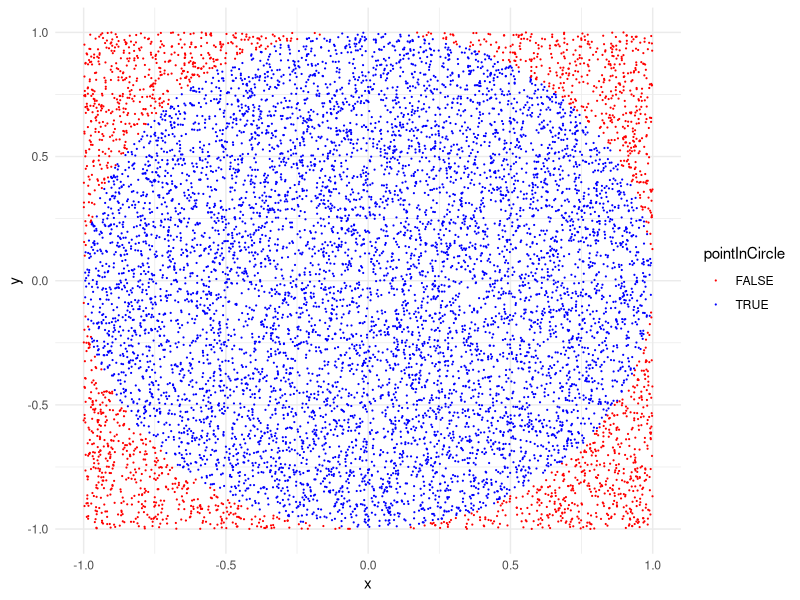

R code for this plot:
library(tidyverse)

# Practice 1: Coins & Dice  ----------------------------

# If you flipped a coin 3 times in a row, what is the probability that
# you'll get three "tails" in a row?

coin <- c("heads", "tails")
N <- 100000

rolls <- tibble(
  toss1 = sample(x = coin, size = N, replace = TRUE),
  toss2 = sample(x = coin, size = N, replace = TRUE),
  toss3 = sample(x = coin, size = N, replace = TRUE))

count <- rolls %>%
  filter(toss1 == 'tails', toss2 == 'tails', toss3 == 'tails') %>%
  nrow()

count / N

# Analytic solution:
(0.5)^3


# If you rolled 2 dice, what is the probability that you'll get
# "snake-eyes" (two 1's)?

dice <- c(1, 2, 3, 4, 5, 6)
N <- 100000
rolls <- tibble(
  roll1 = sample(x = dice, size = N, replace = TRUE),
  roll2 = sample(x = dice, size = N, replace = TRUE))

count <- rolls %>%
  filter(roll1 == 1, roll2 == 1) %>%
  nrow()

count / N

# Analytic solution:
(1/6)^2


# If you rolled 2 dice, what is the probability that you'll get an outcome
# that sums to 8?

count <- rolls %>%
  mutate(sum = roll1 + roll2) %>%
  filter(sum == 8) %>%
  nrow()

count / N



# Practice 2: Cards  ----------------------------

# What are the odds that four cards drawn from a 52-card deck will
# have the same suit?

suits <- c('diamonds', 'spades', 'hearts', 'clubs')
deck <- rep(suits, 13)

N <- 100000
count <- 0
for (i in 1:N) {
  cards = sample(x = deck, size = 4, replace = FALSE)
  if (length(unique(cards)) == 1) {
    count <- count + 1
  }
}

count / N

# What are the odds that five cards drawn from a 52-card deck will sum
# to a prime number? 
# 
# - Aces = 1
# - Jack = 10
# - Queen = 10
# - King = 10
#
# **Hint**: use isPrime() to help.

isPrime <- function(n) {
    if (n == 2) { return(TRUE) }
    for (i in seq(2, n-1)) {
        if (n %% i == 0) {
            return(FALSE)
        }
    }
    return(TRUE)
}

deck <- rep(c(seq(10), 10, 10, 10), 4)
N <- 100000

count <- 0

for (i in 1:N) {
  cards = sample(x = deck, size = 5, replace = FALSE)
  sumOfCards <- sum(cards)
  if (isPrime(sumOfCards)) {
    count <- count + 1
  }
}

count / N


# Practice 3: Monte Carlo pi ----------------------------

# 1. Create a tibble with variables x and y that each contain 10,000
#    random points between -1 and 1, representing the (x, y) coordinates
#    to a random point inside a square of side length 2 centered at
#    (x, y) = (0, 0).
#    **Hint**: use runif()

N <- 10000
points <- tibble(
  x = runif(N, min = -1, max = 1),
  y = runif(N, min = -1, max = 1)
)

# 2. Create a new column, radius, that is equal to the distance to each
#    (x, y) point from the center of the square.

# 3. Create a new column, pointInCircle, that is TRUE if the point
#    lies _within_ the circle inscribed in the square, and FALSE otherwise.

points <- points %>%
  mutate(
    radius = sqrt(x^2 + y^2),
    pointInCircle = radius <= 1
  )

# 4. Create the scatterplot on the left (don't worry about the precise
#    colors, dimensions, etc.).

ggplot(data = points) +
  geom_point(aes(x = x, y = y, color = pointInCircle), size = 0.1) +
  theme_minimal() +
  scale_color_manual(values = c('red', 'blue'))

# 5. Estimate $\pi$ by multiplying 4 times the ratio of points inside
#    the circle to the total number of points

areaRatio <- sum(points$pointInCircle) / N
pi_est <- 4*areaRatio

pi_est

pi



# Practice 4: Monte Hall Problem ----------------------------

# In this simulation, the prize is always behind door #1:

# - If you choose door #1, you must KEEP it to win.
# - If you choose door #2 or #3, you must SWAP to win.

# 1) Create the tibble, choices, with two variables:
#    - door contains the first door chosen (1, 2, or 3)
#    - swap contains a logical (TRUE or FALSE) for whether the
#      contestant swaps doors. **Hint**: use sample()

choices <- tibble(
  door = sample(x = c(1, 2, 3), size = N, replace = TRUE),
  swap = sample(x = c(TRUE, FALSE), size = N, replace = TRUE))

# 2) Create a new tibble, wins, which contains only the rows from
#    choices that resulted in a win.

wins <- choices %>%
  filter((door == 1) & (swap == FALSE) |
         (door != 1) & (swap == TRUE))

# 3) Compute the percentage of times the contestant won after swapping doors.

sum(wins$swap) / nrow(wins)
